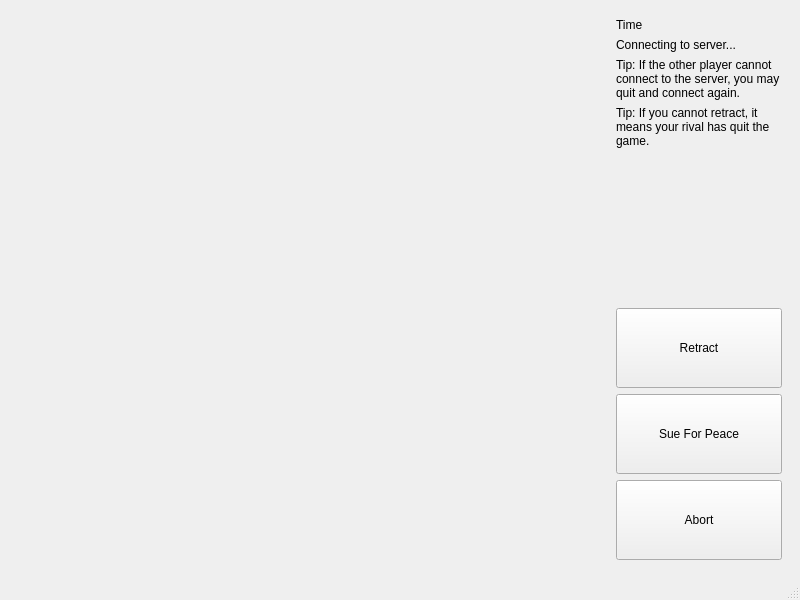
<?xml version="1.0" encoding="UTF-8"?>
<ui version="4.0">
 <class>GamePage</class>
 <widget class="QMainWindow" name="GamePage">
  <property name="windowModality">
   <enum>Qt::NonModal</enum>
  </property>
  <property name="enabled">
   <bool>true</bool>
  </property>
  <property name="geometry">
   <rect>
    <x>0</x>
    <y>0</y>
    <width>800</width>
    <height>600</height>
   </rect>
  </property>
  <property name="sizePolicy">
   <sizepolicy hsizetype="Preferred" vsizetype="Preferred">
    <horstretch>0</horstretch>
    <verstretch>0</verstretch>
   </sizepolicy>
  </property>
  <property name="mouseTracking">
   <bool>false</bool>
  </property>
  <property name="windowTitle">
   <string>Renju</string>
  </property>
  <widget class="QWidget" name="centralwidget">
   <property name="mouseTracking">
    <bool>false</bool>
   </property>
   <layout class="QHBoxLayout" name="horizontalLayout" stretch="13,4">
    <item>
     <spacer name="horizontalSpacer">
      <property name="orientation">
       <enum>Qt::Horizontal</enum>
      </property>
      <property name="sizeType">
       <enum>QSizePolicy::Expanding</enum>
      </property>
      <property name="sizeHint" stdset="0">
       <size>
        <width>40</width>
        <height>20</height>
       </size>
      </property>
     </spacer>
    </item>
    <item>
     <widget class="QWidget" name="buttons" native="true">
      <property name="sizePolicy">
       <sizepolicy hsizetype="Preferred" vsizetype="Preferred">
        <horstretch>0</horstretch>
        <verstretch>0</verstretch>
       </sizepolicy>
      </property>
      <property name="minimumSize">
       <size>
        <width>0</width>
        <height>0</height>
       </size>
      </property>
      <layout class="QVBoxLayout" name="verticalLayout">
       <item>
        <widget class="QLabel" name="timeLabel">
         <property name="text">
          <string>Time</string>
         </property>
        </widget>
       </item>
       <item>
        <widget class="QLabel" name="currentPlayer">
         <property name="text">
          <string>Connecting to server...</string>
         </property>
         <property name="wordWrap">
          <bool>true</bool>
         </property>
        </widget>
       </item>
       <item>
        <widget class="QLabel" name="tip">
         <property name="text">
          <string>Tip: If the other player cannot connect to the server, you may quit and connect again.</string>
         </property>
         <property name="wordWrap">
          <bool>true</bool>
         </property>
        </widget>
       </item>
       <item>
        <widget class="QLabel" name="tip2">
         <property name="text">
          <string>Tip: If you cannot retract, it means your rival has quit the game.</string>
         </property>
         <property name="wordWrap">
          <bool>true</bool>
         </property>
        </widget>
       </item>
       <item>
        <spacer name="verticalSpacer">
         <property name="orientation">
          <enum>Qt::Vertical</enum>
         </property>
         <property name="sizeHint" stdset="0">
          <size>
           <width>20</width>
           <height>40</height>
          </size>
         </property>
        </spacer>
       </item>
       <item>
        <widget class="QPushButton" name="retract">
         <property name="sizePolicy">
          <sizepolicy hsizetype="Minimum" vsizetype="Minimum">
           <horstretch>0</horstretch>
           <verstretch>0</verstretch>
          </sizepolicy>
         </property>
         <property name="minimumSize">
          <size>
           <width>0</width>
           <height>80</height>
          </size>
         </property>
         <property name="text">
          <string>Retract</string>
         </property>
        </widget>
       </item>
       <item>
        <widget class="QPushButton" name="sueForPeace">
         <property name="sizePolicy">
          <sizepolicy hsizetype="Minimum" vsizetype="Minimum">
           <horstretch>0</horstretch>
           <verstretch>0</verstretch>
          </sizepolicy>
         </property>
         <property name="minimumSize">
          <size>
           <width>0</width>
           <height>80</height>
          </size>
         </property>
         <property name="text">
          <string>Sue For Peace</string>
         </property>
        </widget>
       </item>
       <item>
        <widget class="QPushButton" name="abort">
         <property name="sizePolicy">
          <sizepolicy hsizetype="Minimum" vsizetype="Minimum">
           <horstretch>0</horstretch>
           <verstretch>0</verstretch>
          </sizepolicy>
         </property>
         <property name="minimumSize">
          <size>
           <width>0</width>
           <height>80</height>
          </size>
         </property>
         <property name="text">
          <string>Abort</string>
         </property>
        </widget>
       </item>
      </layout>
     </widget>
    </item>
   </layout>
  </widget>
  <widget class="QMenuBar" name="menubar">
   <property name="geometry">
    <rect>
     <x>0</x>
     <y>0</y>
     <width>800</width>
     <height>22</height>
    </rect>
   </property>
  </widget>
  <widget class="QStatusBar" name="statusbar"/>
 </widget>
 <resources/>
 <connections/>
</ui>
